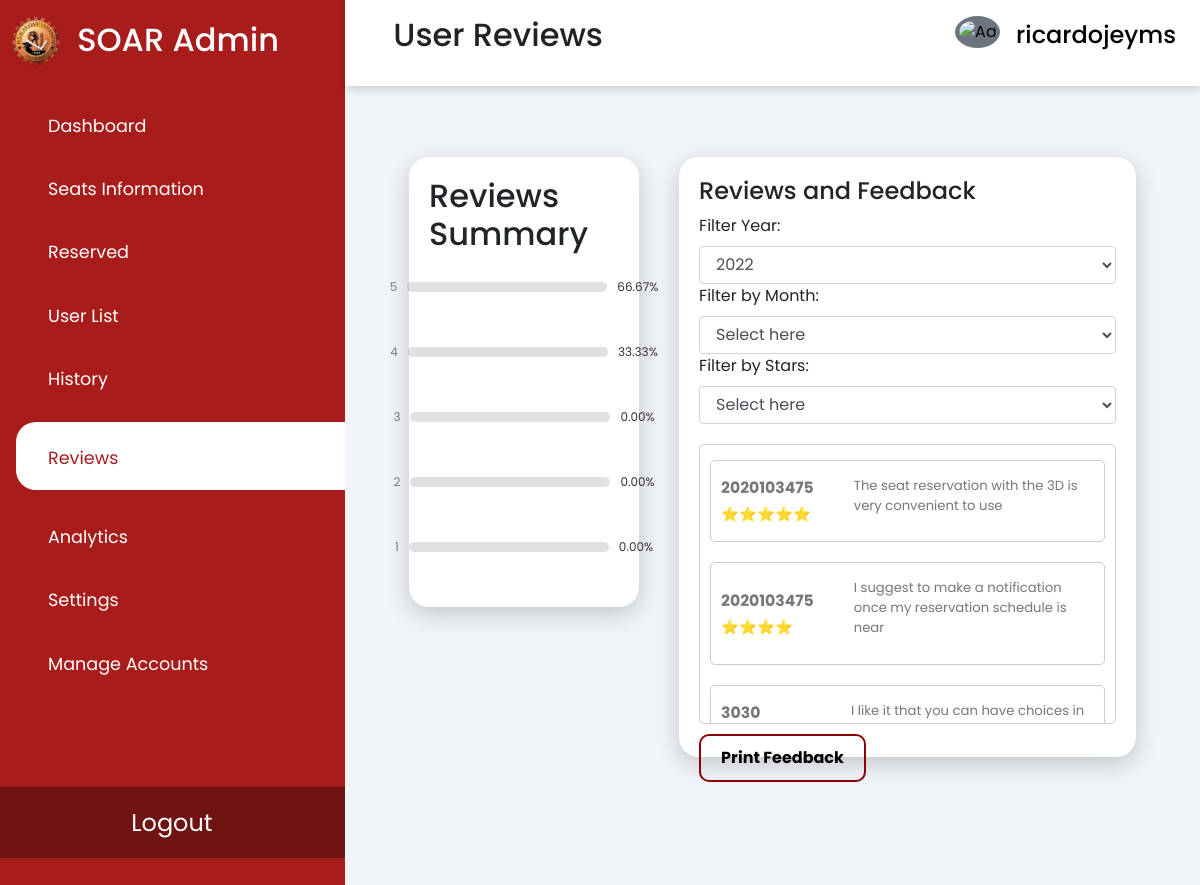
/php/adminReviews.php (signed in), run on the app's committed database.
### tables this page shows
CREATE TABLE `rating` (
  `rating_id` int(11) NOT NULL,
  `rating` int(11) DEFAULT NULL,
  `review` varchar(255) DEFAULT NULL,
  `date` date DEFAULT NULL,
  `user_id` int(11) DEFAULT NULL
);

### php/adminReviews.php (the view, shortened to what this page needs)
<?php
require 'connect.php';
?>
<!DOCTYPE HTML>
<html>
<head>
    <link rel="stylesheet" href="https://cdn.jsdelivr.net/npm/bootstrap@4.6.2/dist/css/bootstrap.min.css"
>
    <link rel="stylesheet" type="text/css" href="css/adminReviews.css" />
    <link rel="stylesheet"
        href="https://maxst.icons8.com/vue-static/landings/line-awesome/line-awesome/1.3.0/css/line-awesome.min.css">
</head>
<body>
    <div class="sidebar">
        <div class="sidebar-brand">
            <img src="../img/bulsu logo.png" alt="bulsu logo" class="logo">
            <h2> <span>SOAR Admin</span></h2>
        </div>
        <div class="sidebar-menu" id="tabButton">
            <ul>
                <li class="tabs"> <a href="../admin.php" data-tabName="dashboard" id="tabButtons"><span
                            class="las la-th-large"></span>
                        <span>Dashboard</span></a>
                </li>
                <li class="tabs"> <a href="seats-info.php"><span class="las la-check"></span>
                        <span>Seats Information</span></a>
                </li>
                <li class="tabs"> <a href="reserved.php"><span class="las la-clock"></span>
                        <span>Reserved</span></a>
                </li>
                <li class="tabs"> <a href="user-list.php"><span class="las la-user-friends"></span>
                        <span>User List</span></a>
                </li>
                <li class="tabs"> <a href="history.php"><span class="las la-history"></span>
                        <span>History</span></a>
                </li>
                <li class="tabs"> <a href="adminReviews.php" class="active"><span class="las la-star"></span>
                        <span>Reviews</span></a>
                </li>
                <li class="tabs"> <a href="analytics.php"><span class="las la-chart-bar"></span>
                        <span>Analytics</span></a>
                </li>
                <li class="tabs"> <a href="settings.php"><span class="las la-cog"></span>
                        <span>Settings</span></a>
                </li>
                <li id="hidden" class="manage tabs" data-toggle="modal" data-target="#exampleModal"> <a
                        href="manageAdmin.php"><span class="las la-users-cog"></span>
                        <span>Manage Accounts</span></a>
                </li>
                <li class="logout"> <a href="../toLogout.php">
                        <span>Logout</span></a>
                </li>
            </ul>
        </div>
    </div>
    <div class="header">
        <header>
            <h2>
                <label for="nav-toggle">
                    <div class="toggle">
                        <span class="la la-bars"></span>
                    </div>
                </label>
                User Reviews
            </h2>
            <div class="dropdown">
                <button class="dropdown-toggle" class="btn btn-secondary dropdown-toggle" type="button"
                    id="dropdownMenuButton" data-toggle="dropdown" aria-haspopup="true" aria-expanded="true">
                    <div class="user-wrapper">
                        <img src="<?php if ($_SESSION['gender'] == "Male") {
                            echo "https://cdn-icons-png.flaticon.com/512/2552/2552801.png";
                        } elseif ($_SESSION['gender'] == "Female") {
                            echo "https://cdn-icons-png.flaticon.com/512/206/206864.png";
                        } ?>" alt="Admin" class="rounded-circle p-1 bg-secondary" width="45">
                        <div id="user_admin">
                            <h4>
                                <?php echo $_SESSION["username"]; ?>
                            </h4>
                        </div>
                    </div>
                </button>
            </div>
        </header>
    </div>
    <div class="main-content">
        <main>
            <div class="dashboard">
                <?php
                $query = "SELECT rating, COUNT(*) AS count FROM rating GROUP BY rating";
                $result = $conn->query($query);
                $ratings = [];
                while ($row = $result->fetch_assoc()) {
                    $ratings[$row['rating']] = $row['count'];
                }
                $totalRatings = array_sum($ratings);
                $percentageRatings = [];
                foreach ($ratings as $rating => $count) {
                    $percentage = ($count / $totalRatings) * 100;
                    $percentageRatings[$rating] = $percentage;
                }
                ?>
                <div class="reviews-container">
                    <h2>Reviews Summary</h2>
                    <?php
                    for ($rating = 5; $rating >= 1; $rating--) {
                        $percentage = isset($percentageRatings[$rating]) ? $percentageRatings[$rating] : 0;
                        echo '<div class="review">';
                        echo '<span class="icon-container">' . $rating . ' <i class="fas fa-star"></i></span>';
                        echo '<div class="progress">';
                        echo '</div>';
                        echo '<span class="percent">' . number_format($percentage, 2) . '%</span>';
                        echo '</div>';
                    }
                    ?>
                </div>
                <div class="box-container">
                    <div class="box">
                        <h4>Reviews and Feedback</h4>
                        <div>
                            <div class="filters">
                                <div class="year" class="form-control">
                                    <label for="cars">Filter Year:</label>
                                    <select class="form-control">
                                        <option>2022</option>
                                    </select>
                                </div>
                                <div class="college">
                                    <label for="months">Filter by Month:</label>
                                    <select class="form-control" id="months">
                                        <option style="display:none">Select here</option>
                                    </select>
                                </div>
                                <div class="year-level" class="form-control">
                                    <label for="yearlevel">Filter by Stars:</label>
                                    <select class="form-control">
                                        <option style="display:none">Select here</option>
                                    </select>
                                </div>
                            </div>
                            <?php
                            if (isset($_GET['search'])) {
                                $valueToSearch = $_GET['search'];
                                $querySearch = "SELECT * FROM rating  WHERE rating_id >= 0";
                                $search_result = filterTable($querySearch);
                            } else {
                                $querySearch = "SELECT * FROM rating  WHERE rating_id >= 0";
                                $search_result = filterTable($querySearch);
                            }
                            function filterTable($querySearch)
                            {
                                require 'connect.php';
                                $filter_Result = mysqli_query($conn, $querySearch);
                                return $filter_Result;
                            }
                            ?>
                            <div class="review-list-container">
                                <div class="review-list">
                                    <?php
                                    if ($count = mysqli_num_rows($search_result) > 0) {
                                        while ($row2 = mysqli_fetch_array($search_result)) {
                                            ?>
                                            <div class="reviews">
                                                <div class="review-header">
                                                    <div class="review-info">
                                                        <span class="name">
                                                            <?php echo $row2['user_id']; ?>
                                                        </span>
                                                    </div>
                                                    <div class="star-rating">
                                                        <span>
                                                            <?php if ($row2['rating'] == "1") {
                                                                echo "⭐";
                                                            } elseif ($row2['rating'] == "2") {
                                                                echo "⭐⭐";
                                                            } elseif ($row2['rating'] == "3") {
                                                                echo "⭐⭐⭐";
                                                            } elseif ($row2['rating'] == "4") {
                                                                echo "⭐⭐⭐⭐";
                                                            } elseif ($row2['rating'] == "5") {
                                                                echo "⭐⭐⭐⭐⭐";
                                                            } ?>
                                                        </span>
                                                    </div>
                                                </div>
                                                <div class="review-text">
                                                    <p>
                                                        <?php echo $row2['review']; ?>
                                                    </p>
                                                </div>
                                            </div>
                                        <?php }
                                    }
                                    ?>
                                </div>
                            </div>
                        </div>
                        <div class="print-report">
                            <a href="sample-doc.pdf" class="buttons">Print Feedback</a>
                        </div>
        </main>
    </div>
</body>
</html>

### styles/adminReviews.css (style rules this page uses)
:root { --main-color: #a81c1c; --color-dark: #1d2231; --text-gray: #8390a2; }
* { padding: 0; margin: 0; box-sizing: border-box; list-style-type: none; text-decoration: none; font-family: "Poppins", sans-serif; }
html, body { margin: 0; height: 100%; overflow: hidden; }
.sidebar { width: 345px; position: fixed; left: 0; top: 0; height: 100%; background: var(--main-color); z-index: 100; transition: width 300ms; }
.sidebar-brand { height: 90px; padding: 1rem 0rem 1rem 0.7rem; display: flex; color: #fff; padding-top: 1rem; }
.sidebar-brand span { display: inline-block; padding-top: 0.3rem; margin-left: 1rem; }
.sidebar-menu { margin-top: 1rem; }
.sidebar-menu li { width: 100%; margin-bottom: 1.7rem; padding-left: 1rem; cursor: pointer; }
.sidebar-menu a { padding-left: 1rem; display: block; color: #fff; font-size: 1.1rem; }
#tabButton { color: #fff; }
.sidebar-menu a span:first-child { font-size: 1.5rem; padding-right: 1rem; }
#tabButton a.active { background: #fff; padding-top: 1rem; padding-bottom: 1rem; color: var(--main-color); border-radius: 20px 0px 0px 20px; }
.logo { width: 50px; height: 50px; }
.manage { color: #ffffff; cursor: pointer; }
.logout { text-align: center; position: absolute; bottom: 0; background: #701313; padding: 5%; text-decoration: none; }
.logout a { text-decoration: none; }
.main-content { transition: margin-left 300ms; margin-left: 345px; }
header { display: flex; justify-content: space-between; padding: 1rem 1.5rem; box-shadow: 2px 2px 10px rgba(0, 0, 0, 0.2); position: fixed; left: 345px; width: calc(100% - 345px); top: 0%; z-index: 100; background-color: #fff; transition: left 300ms; }
header h2 { color: #222; }
header label span { font-size: 1.7rem; padding-right: 1rem; }
.toggle { cursor: pointer; }
.user-wrapper { display: flex; align-items: center; text-decoration: underline 0.15em rgba(0, 0, 0, 0); transition: text-decoration-color 300ms; text-underline-offset: 0.4em; }
.user-wrapper img { border-radius: 50%; margin-right: 1rem; }
.user-wrapper h4 { margin-bottom: -7px !important; }
.dropdown-toggle { background-color: transparent; border-color: #fff; border-style: solid; border-top: none; border-right: none; border-left: none; content: none; }
.dropdown-toggle::after { content: none; }
main { margin-top: 85px; padding: 2rem 1.5rem; background: #f1f5f9; height: 100vh; top: 0; }
.box-container { position: relative; display: flex; align-items: center; position: relative; width: 100%; padding: 20px; height: 80vh; margin-bottom: 10px; }
.box { position: relative; width: 100%; padding: 20px; box-shadow: 0 7px 25px rgba(0, 0, 0, 0.2); border-radius: 20px; background: white; height: 100%; }
.reviews-container { position: relative; display: flex; width: 30%; flex-direction: column; align-items: center; justify-content: center; background-color: #fff; box-shadow: 0 7px 25px rgba(0, 0, 0, 0.2); border-radius: 20px; padding: 20px; margin: 20px 20px; }
.review-list-container { overflow-y: scroll; }
.review { border: 1px solid transparent; border-radius: 5px; color: #777; display: flex; font-size: 12px; align-items: center; padding: 10px; margin: 5px 0; }
.reviews { border: 1px solid transparent; border-radius: 5px; color: #777; display: flex; font-size: 12px; align-items: center; padding: 10px; margin: 5px 0; }
.progress { background-color: rgba(100, 100, 100, 0.2); border-radius: 5px; position: relative; margin: 0 10px; height: 10px; width: 200px; }
.percent { color: #333; }
.review-list-container { height: 35vh; overflow-y: auto; margin-top: 20px; border: 1px solid #ccc; border-radius: 5px; padding: 10px; margin-bottom: 10px; }
.review { margin-bottom: 20px; }
.reviews { margin-bottom: 20px; border: 1px solid #ccc; }
.reviews { margin-bottom: 20px; }
.review-info { display: flex; justify-content: space-between; align-items: center; margin-bottom: 5px; position: relative; }
.star-rating { font-size: 1.2em; margin-left: auto; }
.review-text { margin-top: 5px; padding-left: 40px; font-size: 1.1em; position: relative; }
.name { font-size: 1.3em; font-weight: bold; }
.dashboard { display: flex; justify-content: space-between; align-items: flex-start; margin: 0 auto; padding: 20px; }
.print-report a.buttons { display: inline-block; padding: 10px 20px; color: black; text-decoration: none; border-radius: 10px; font-weight: bold; cursor: pointer; transition: background-color 0.3s ease; border: 2px solid darkred; }

### data on the page
rating: user "2020103475", review "The seat reservation with the 3D is very convenient to use"
rating: user "2020103475", review "I suggest to make a notification once my reservation schedule is near"
rating: user "3030", review "I like it that you can have choices in…"

### other printed values
$_SESSION["username"] "ricardojeyms"
$percentage "66.67"
$percentage "33.33"
$percentage "0.00"
